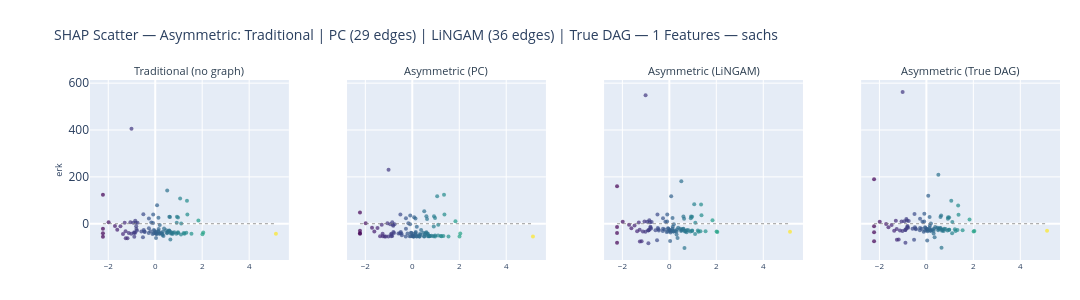

The notebook cell saved with this chart:
### Code cell
fig_scatter = plot_shap_scatter_pc_vs_lingam(
    shap_data, feature_names, scratch_rank, top_features, x_test,
    pc_edges, lingam_edges, DATASET, N_TOP_FEATURES,
    features=[HIGHLIGHT_FEATURE],
)
